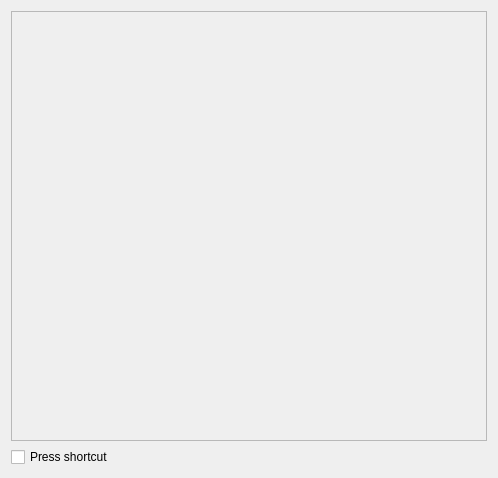
<?xml version="1.0" encoding="UTF-8"?>
<ui version="4.0">
 <class>GUI_ShortcutPreferences</class>
 <widget class="QWidget" name="GUI_ShortcutPreferences">
  <property name="geometry">
   <rect>
    <x>0</x>
    <y>0</y>
    <width>498</width>
    <height>478</height>
   </rect>
  </property>
  <layout class="QGridLayout" name="gridLayout">
   <item row="2" column="0">
    <widget class="QScrollArea" name="scrollArea">
     <property name="horizontalScrollBarPolicy">
      <enum>Qt::ScrollBarAlwaysOff</enum>
     </property>
     <property name="widgetResizable">
      <bool>true</bool>
     </property>
     <widget class="QWidget" name="scrollAreaWidgetContents">
      <property name="geometry">
       <rect>
        <x>0</x>
        <y>0</y>
        <width>478</width>
        <height>429</height>
       </rect>
      </property>
      <layout class="QVBoxLayout" name="verticalLayout_2">
       <item>
        <layout class="QVBoxLayout" name="layout_entries"/>
       </item>
      </layout>
     </widget>
    </widget>
   </item>
   <item row="3" column="0">
    <layout class="QHBoxLayout" name="horizontalLayout_2">
     <item>
      <widget class="QCheckBox" name="cb_test">
       <property name="text">
        <string>Press shortcut</string>
       </property>
      </widget>
     </item>
     <item>
      <spacer name="horizontalSpacer_2">
       <property name="focusPolicy">
        <enum>Qt::ClickFocus</enum>
       </property>
       <property name="orientation">
        <enum>Qt::Horizontal</enum>
       </property>
       <property name="sizeHint" stdset="0">
        <size>
         <width>40</width>
         <height>20</height>
        </size>
       </property>
      </spacer>
     </item>
    </layout>
   </item>
  </layout>
 </widget>
 <resources/>
 <connections/>
</ui>
